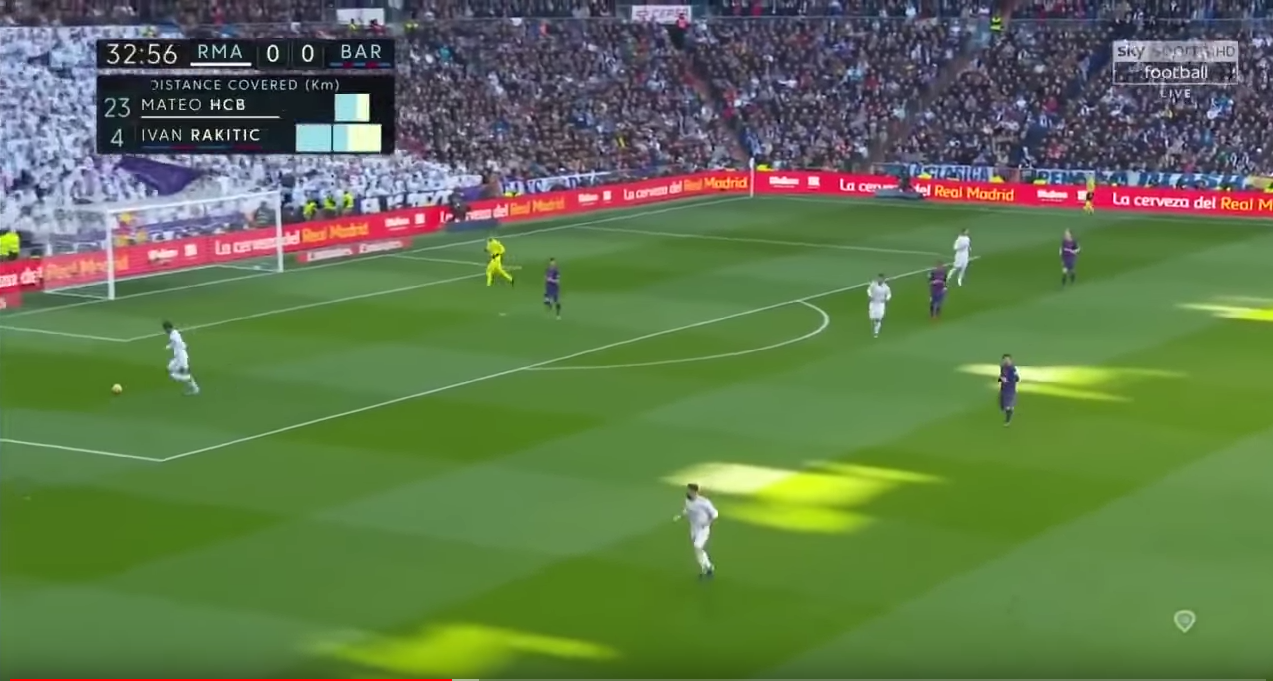
//> input picture vscode/image/angle1.png, 1273 x 681 px
$ ./morphology   (built with g++ and OpenCV 4)
//> lines starting //> are read from the running program, lines starting //| are printed output that depends on the picture
#include <opencv2/opencv.hpp>
#include <iostream>

using namespace std;

//画像ファイルの表示
void morpho(char* name)
{
//> called with name = "../image/angle1.png"
	cv::Mat image = cv::imread(name);	//画像の読み込み
//> image is the input picture: 681 rows x 1273 cols, CV_8UC3; mean B, G, R 76.8, 118.9, 96.3
	cv::Mat out = image;

	if (image.empty())	//画像が正しく読み込めたのかを確認
	{
		cout << "画像ファイルを読み込めませんでした．" << endl;
		return;
	}

	cv::imshow("元画像", image);	//画像の表示
	cv::erode(out,out,cv::Mat(),cv::Point(-1,-1),15);
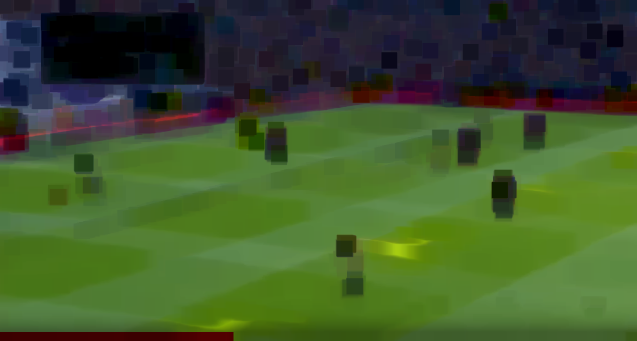
//> out: 681 rows x 1273 cols, CV_8UC3 (shown at 1/2 size); mean B, G, R 43.9, 86.7, 63.4
	cv::dilate(out,out,cv::Mat(),cv::Point(-1,-1),120);
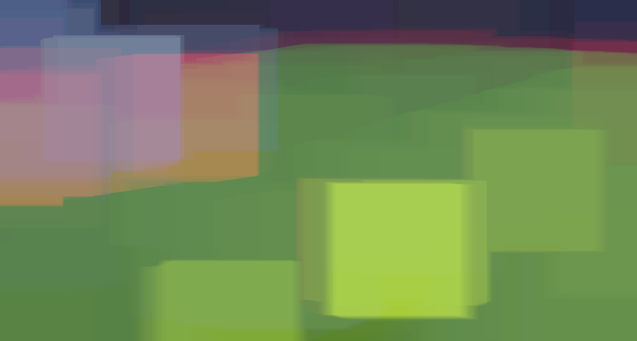
//> out: 681 rows x 1273 cols, CV_8UC3 (shown at 1/2 size); mean B, G, R 87.3, 134.6, 113.4
	cv::erode(out,out,cv::Mat(),cv::Point(-1,-1),105);
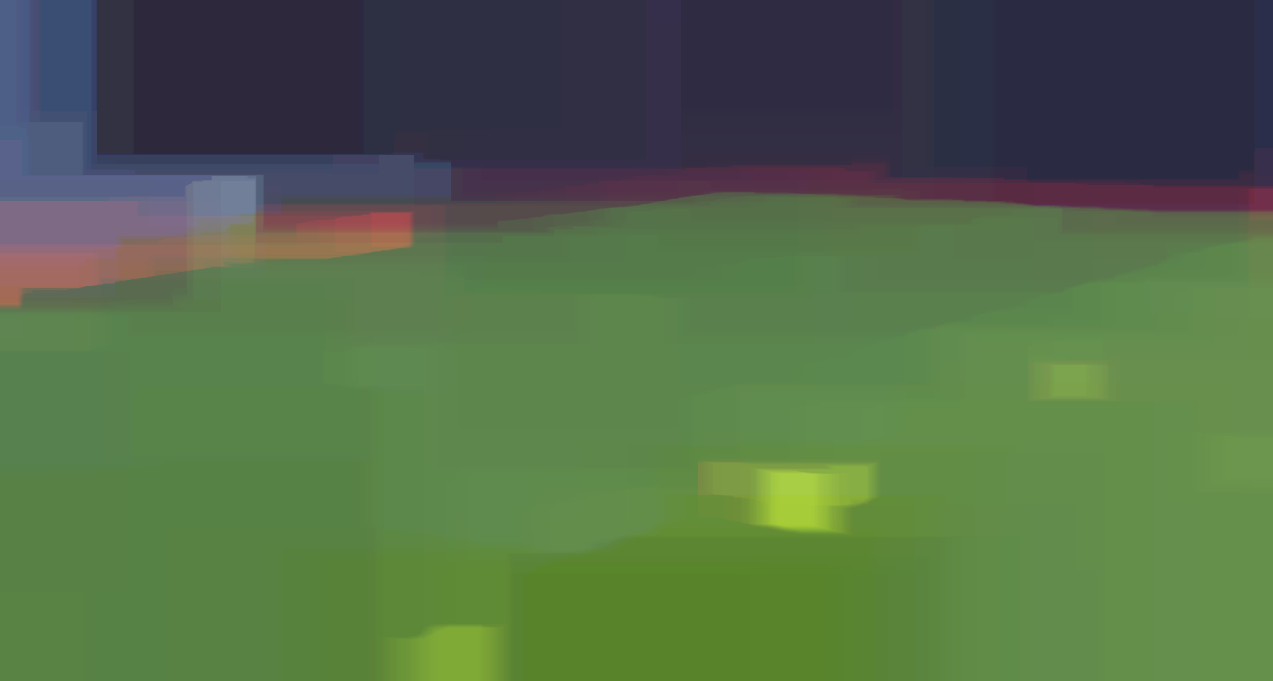
//> out: 681 rows x 1273 cols, CV_8UC3; mean B, G, R 72.7, 107.9, 83
	cv::imshow("結果画像",out);

	while (cv::waitKey() != 'q')
	{
//> the 'q' key is pressed
		switch(cv::waitKey()){
			// [9 lines of commented-out code are left out]

			case 's':
			cv::imwrite("../image/result/mask-result.png",out);

		}
		// cv::imshow("結果画像",out);
	}

}

int main(int argc, char* argv[])
{
    if (argc < 2)
    {
        morpho("../image/angle1.png");
    }
	else{
        morpho(argv[1]);
    }

	return 0;
}

$ run again, with vscode/image/angle3.png copied over vscode/image/angle1.png
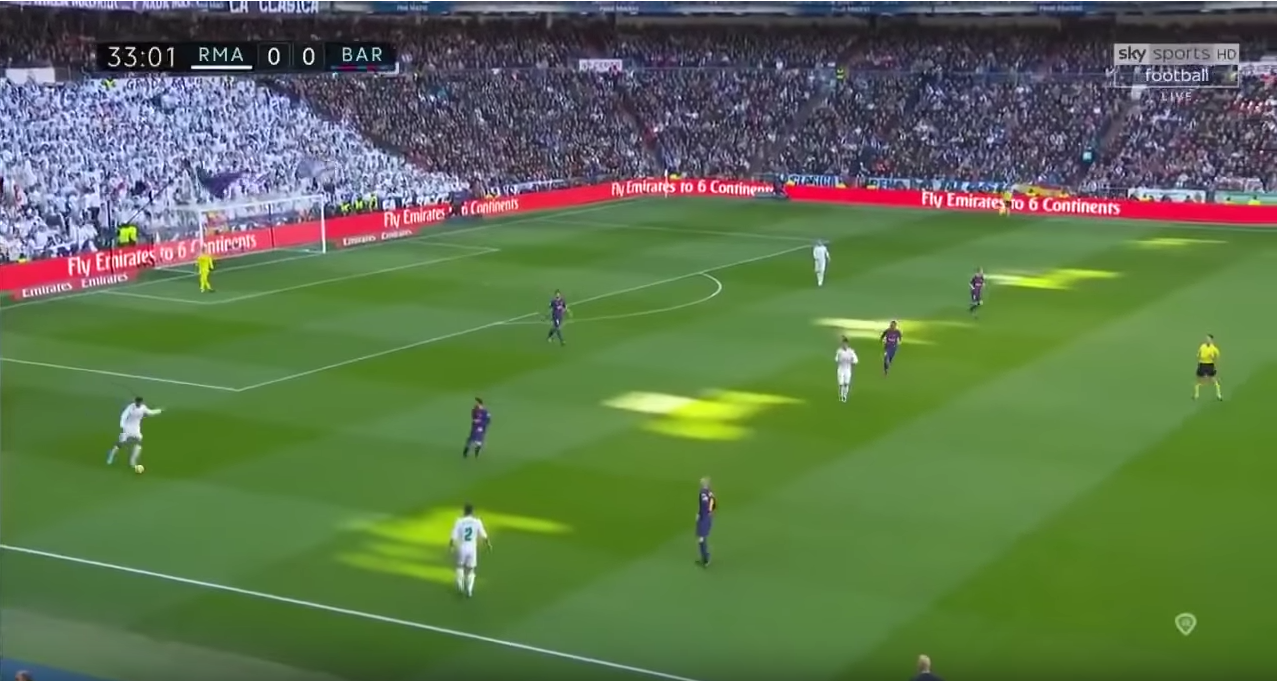
//> input picture vscode/image/angle3.png, 1277 x 681 px
//> in morpho, image is the input picture: 681 rows x 1277 cols, CV_8UC3; mean B, G, R 77.1, 115.7, 93.4
//> in morpho, `cv::dilate(out,out,cv::Mat(),cv::Point(-1,-1),120);`:
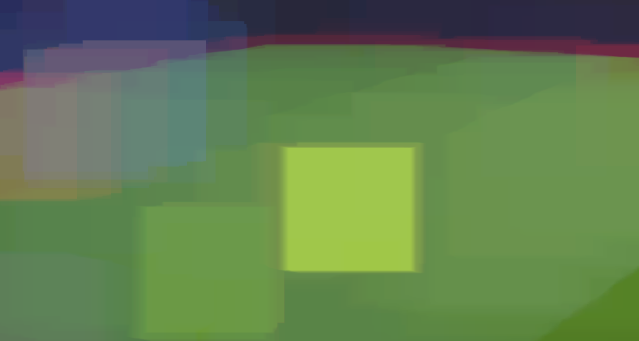
//> out: 681 rows x 1277 cols, CV_8UC3 (shown at 1/2 size); mean B, G, R 80.6, 127.9, 98.3
//> in morpho, `cv::erode(out,out,cv::Mat(),cv::Point(-1,-1),105);`:
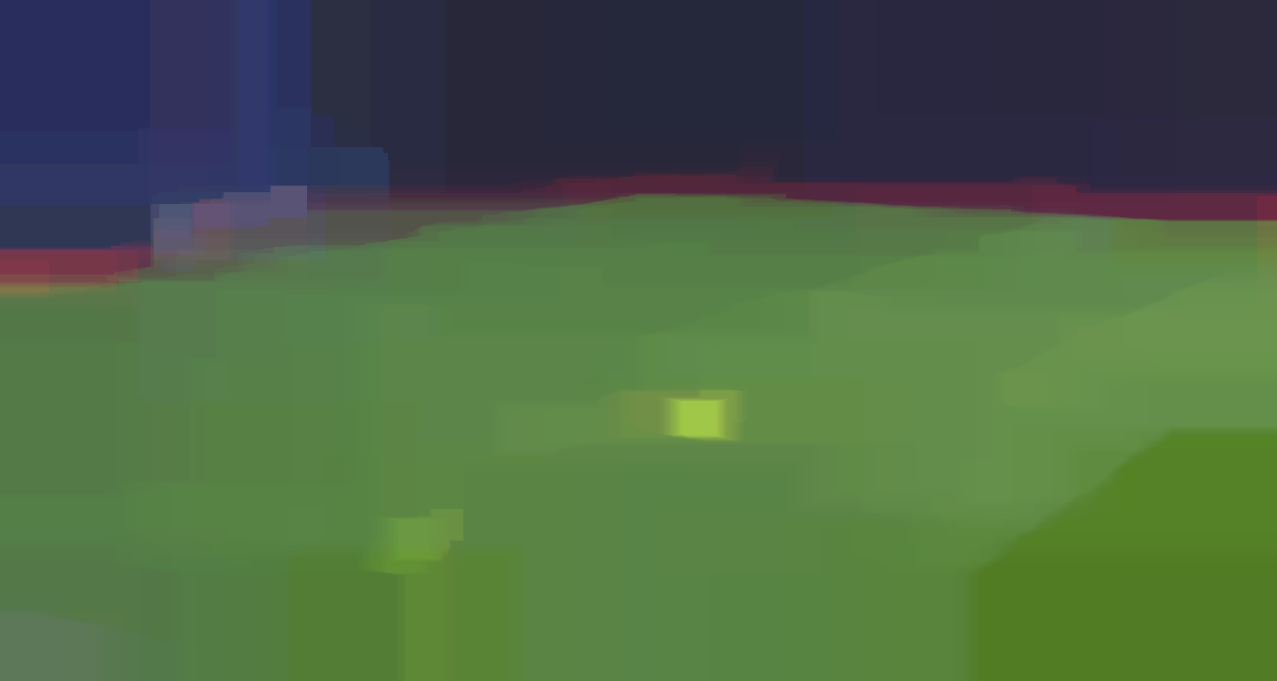
//> out: 681 rows x 1277 cols, CV_8UC3; mean B, G, R 68.6, 102.5, 76.6
